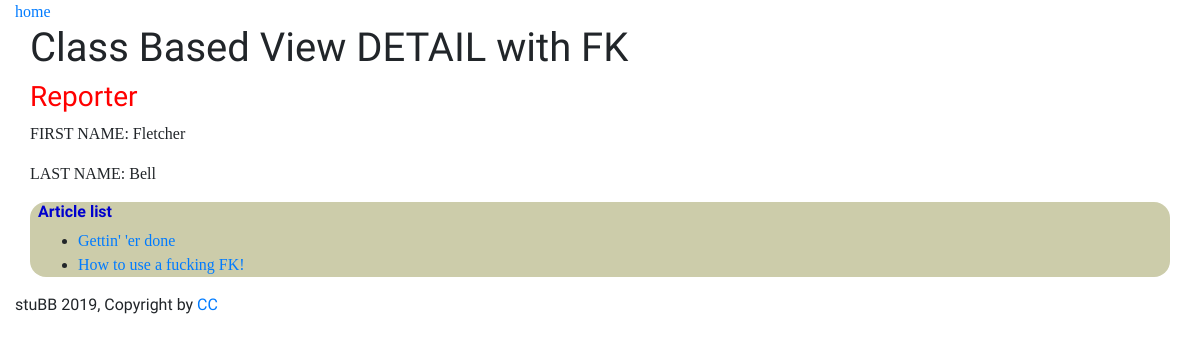
The app's page /views-sandbox/reporters/detail/1 with its own data.
### viewssandbox/models.py (models this page shows, shortened)
class Reporter(models.Model):
  f_name = models.CharField(max_length=100)
  l_name = models.CharField(max_length=100)

class Article(models.Model):
  reporter = models.ForeignKey(Reporter, on_delete=models.CASCADE)
  title = models.CharField(max_length=100)
  pub_date = models.DateField()
  class Meta:
    ordering =('title',)

### viewssandbox/views.py (the view)
# urls.py: path('reporters/detail/<int:pk>', views.ReporterDetailView.as_view(), name='reporters-detail'),
class ReporterDetailView(generic.DetailView):
  context_object_name = 'reporter'
  queryset = Reporter.objects.all()
  context = Reporter.objects.get(id=1).article_set.all()
  def get_context_data(self, **kwargs):
    context = super().get_context_data(**kwargs)
    context['article'] = Article.objects.all()
    return context

### viewssandbox/templates/viewssandbox/reporter_detail.html (shortened to what this page needs)
{% extends 'viewssandbox/base.html' %}
{% block content %}
  <h1>Class Based View DETAIL with FK</h1>
  <h3>Reporter</h3>
  <p>FIRST NAME: {{ reporter.f_name }}</p>
  <p>LAST NAME: {{ reporter.l_name }}</p>
  <div class="article-list">
    <h5>Article list</h5>
      <ul>
        {% for article in reporter.article_set.all %}
        <li><a href="/views-sandbox/articles/{{ article.pk }}">{{ article.title }}</a></li>
        {% endfor %}
      </ul>
   </div>
{% endblock %}

### viewssandbox/static/styles/viewssandbox.css (style rules this page uses)
body { font-family: 'Cormorant', serif; }
h1, h3, footer { font-family: 'Darker Grotesque', sans-serif; }
h3 { color: red; }
.article-list { background: #ccccaa; border-radius: 1rem; padding-left: .5rem; }
.article-list h5 { font: bold 100% 'Darker Grotesque', sans-serif; color: #0000cd; }
ul { list-style-type: disc; }

### records on screen
Reporter: f_name "Fletcher", l_name "Bell"
Article: title "Gettin' 'er done"
Article: title "How to use a fucking FK!"
